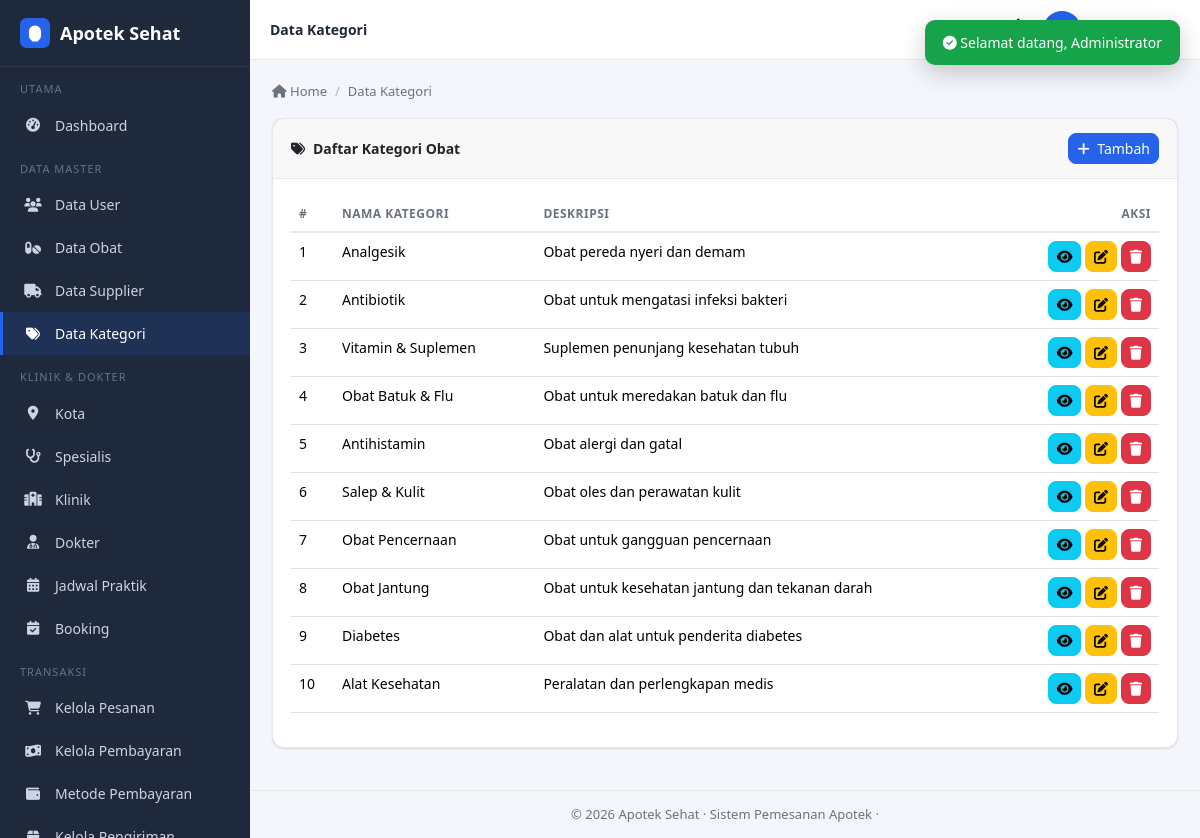
/admin/kategori/index.php (signed in), run on the app's committed database.
### tables this page shows
CREATE TABLE IF NOT EXISTS kategori_obat (
  id_kategori   INT(11) UNSIGNED NOT NULL AUTO_INCREMENT,
  nama_kategori VARCHAR(100) NOT NULL,
  deskripsi     TEXT DEFAULT NULL,
  PRIMARY KEY (id_kategori)
);

### functions/functions.php (called while the page is built, shortened)
<?php
function csrf_token() {
    return $_SESSION['csrf'];
}
function e($str) {
    return htmlspecialchars((string)($str ?? ''), ENT_QUOTES, 'UTF-8');
}

### admin/kategori/index.php (the view, shortened to what this page needs)
<?php
require_once '../../config/koneksi.php';
$kats = $pdo->query("SELECT * FROM kategori_obat ORDER BY id_kategori")->fetchAll();
require_once '../../includes/header_admin.php';
?>
<div class="card">
    <div class="card-header">
        <span><i class="fas fa-tags me-2"></i>Daftar Kategori Obat</span>
        <button class="btn btn-sm btn-primary" data-bs-toggle="modal" data-bs-target="#modalForm">
            <i class="fas fa-plus me-1"></i> Tambah
        </button>
    </div>
    <div class="card-body">
        <table id="table" class="table table-hover" style="width:100%">
            <thead><tr><th>#</th><th>Nama Kategori</th><th>Deskripsi</th><th class="text-end">Aksi</th></tr></thead>
            <tbody>
            <?php foreach ($kats as $i => $k): ?>
                <tr>
                    <td><?= $i + 1 ?></td>
                    <td><?= e($k['nama_kategori']) ?></td>
                    <td><?= e($k['deskripsi']) ?></td>
                    <td class="text-end">
                        <button class="btn btn-sm btn-info" data-bs-toggle="modal" data-bs-target="#modalDetail"
                            data-nama="<?= e($k['nama_kategori']) ?>" data-desk="<?= e($k['deskripsi']) ?>"><i class="fas fa-eye"></i></button>
                        <button class="btn btn-sm btn-warning" data-bs-toggle="modal" data-bs-target="#modalForm"
                            data-id="<?= $k['id_kategori'] ?>" data-nama="<?= e($k['nama_kategori']) ?>" data-desk="<?= e($k['deskripsi']) ?>"><i class="fas fa-edit"></i></button>
                        <a href="?hapus=<?= $k['id_kategori'] ?>&csrf_token=<?= csrf_token() ?>" class="btn btn-sm btn-danger" onclick="konfirmHapus(this.href,'Hapus kategori ini?');return false;"><i class="fas fa-trash"></i></a>
                    </td>
                </tr>
            <?php endforeach; ?>
            </tbody>
        </table>
    </div>
</div>
<?php
require_once '../../includes/footer_admin.php';

### assets/css/style.css (style rules this page uses)
:root { --primary: #2563eb; --primary-dark: #1d4ed8; --primary-light: #dbeafe; --bg: #f4f6fb; --surface: #ffffff; --text: #1f2937; --text-muted: #6b7280; --border: #e5e7eb; --sidebar-bg: #1e293b; --sidebar-text: #cbd5e1; --success: #16a34a; --danger: #dc2626; --warning: #f59e0b; --info: #0ea5e9; --shadow: 0 1px 3px rgba(0,0,0,.08), 0 1px 2px rgba(0,0,0,.04); --radius: 12px; }
* { box-sizing: border-box; }
body { background: var(--bg); color: var(--text); font-family: 'Segoe UI', system-ui, -apple-system, sans-serif; margin: 0; font-size: 14px; }
a { text-decoration: none; color: var(--primary); }
.table td, .table th { white-space: normal; overflow-wrap: anywhere; word-break: break-word; }
.card, .card-body, .card-header, .alert, .modal-body, .modal-header, .modal-footer, .dropdown-menu, .dropdown-item { overflow-wrap: anywhere; word-break: break-word; }
.card { background: var(--surface); border: 1px solid var(--border); border-radius: var(--radius); box-shadow: var(--shadow); margin-bottom: 20px; }
.card-header { padding: 14px 18px; border-bottom: 1px solid var(--border); font-weight: 600; display: flex; justify-content: space-between; align-items: center; }
.card-body { padding: 18px; }
.btn-primary, .btn-success, .btn-danger, .btn-warning, .btn-info, .btn-secondary, .btn-outline-primary { border-radius: 8px; font-size: 14px; }
.btn-primary { background: var(--primary); border-color: var(--primary); }
.table { color: var(--text); }
.table > :not(caption) > * > * { background: transparent; }
.table thead th { border-bottom: 2px solid var(--border); font-size: 12px; text-transform: uppercase; letter-spacing: .5px; color: var(--text-muted); }

### data on the page
kategori_obat: nama_kategori "Analgesik", deskripsi "Obat pereda nyeri dan demam"
kategori_obat: nama_kategori "Antibiotik", deskripsi "Obat untuk mengatasi infeksi bakteri"
kategori_obat: nama_kategori "Vitamin & Suplemen", deskripsi "Suplemen penunjang kesehatan tubuh"
kategori_obat: nama_kategori "Obat Batuk & Flu", deskripsi "Obat untuk meredakan batuk dan flu"
kategori_obat: nama_kategori "Antihistamin", deskripsi "Obat alergi dan gatal"
kategori_obat: nama_kategori "Salep & Kulit", deskripsi "Obat oles dan perawatan kulit"
kategori_obat: nama_kategori "Obat Pencernaan", deskripsi "Obat untuk gangguan pencernaan"
kategori_obat: nama_kategori "Obat Jantung", deskripsi "Obat untuk kesehatan jantung dan tekanan darah"
kategori_obat: nama_kategori "Diabetes", deskripsi "Obat dan alat untuk penderita diabetes"
kategori_obat: nama_kategori "Alat Kesehatan", deskripsi "Peralatan dan perlengkapan medis"

### other printed values
$page_title "Data Kategori"
